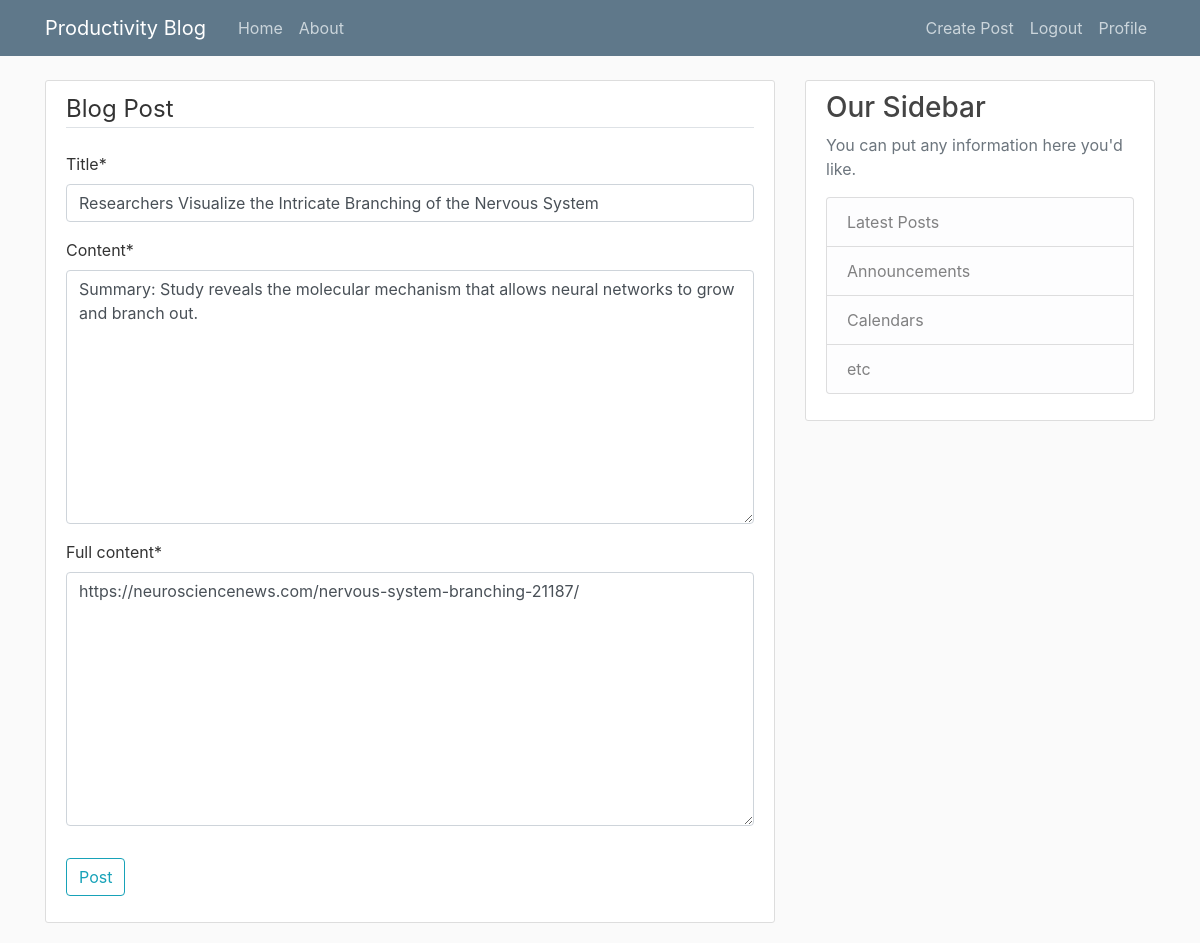
Page /post/8/update/ (signed in) on the committed database.
### blog/models.py (models this page shows, shortened)
class Post(models.Model):
    title = models.CharField(max_length=200)
    content = models.TextField(max_length=250)
    full_content = models.TextField(null=True)
    date_posted = models.DateTimeField(default=timezone.now)
    author = models.ForeignKey(User, on_delete=models.CASCADE)

### blog/views.py (the view)
# urls.py: path('post/<int:pk>/update/', views.PostUpdateView.as_view(), name='post_update'),
class PostUpdateView(LoginRequiredMixin,UserPassesTestMixin,UpdateView):
       model = Post
       fields =['title', 'content', 'full_content']
       template_name = 'blog/post_create.html'
       def test_func(self):
              post = self.get_object()
              if self.request.user == post.author:
                     return True
              return False

### blog/templates/blog/post_create.html (shortened to what this page needs)
{% extends "blog/base.html" %}
{% load crispy_forms_tags %}
{% block content%}
<div class="content-section">
<form method="POST">
    <fieldset class="form-group"><legend class="border-bottom mb-4">Blog Post</legend>
        {{form|crispy}}
    </fieldset>
    <div class="form-group">
        <button class="btn btn-outline-info" type="submit">Post</button>
    </div>
</form>
</div>
{% endblock content %}

### blog/static/blog/main.css (style rules this page uses)
body { background: #fafafa; color: #333333; margin-top: 5rem; }
.content-section { background: #ffffff; padding: 10px 20px; border: 1px solid #dddddd; border-radius: 3px; margin-bottom: 20px; }

### rows in the picture
Post: title "Researchers Visualize the Intricate Branching of the Nervous System", content "Summary: Study reveals the molecular mechanism that allows neural networks to grow and branch out.", full_content "https://neurosciencenews.com/nervous-system-branching-21187/"
